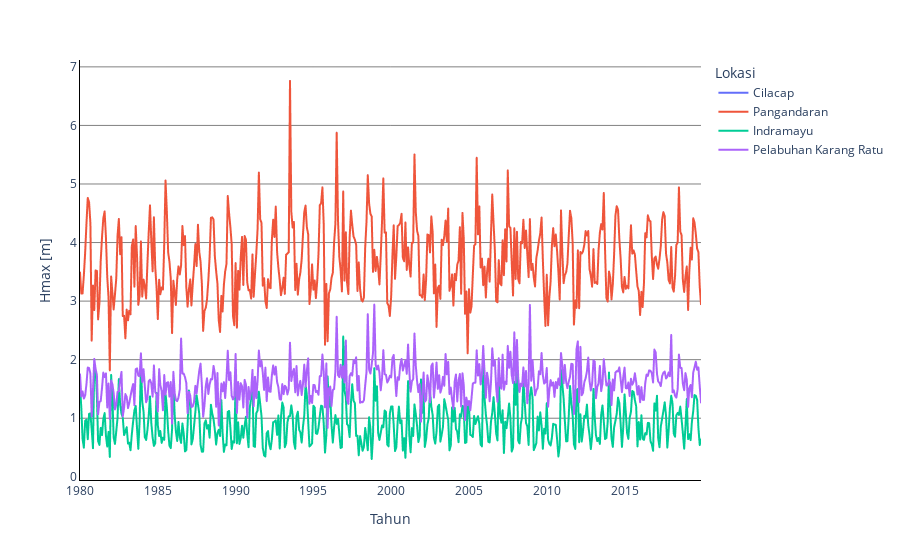

The notebook cell this image was saved under:
### Code cell
# Using plotly.express
import plotly.express as px

fig = px.line(df_list_data, labels={
    'value':'Hmax [m]',
    'index':'Tahun',
    'variable':'Lokasi'
})
fig.update_layout({
    'plot_bgcolor':'rgba(0,0,0,0)',
    'paper_bgcolor':'rgba(0,0,0,0)'
})
fig.update_xaxes(showline=True, linewidth=1, linecolor='black')
fig.update_yaxes(showline=True, linewidth=1, linecolor='black')
fig.update_yaxes(showgrid=True, gridwidth=0.5, gridcolor='black')
fig.show()

### Figure 1 — Plotly figure (JSON) as saved in the notebook; plotly's stock layout.template omitted (floating-point values rounded to 4 significant figures; data arrays with more than 128 entries replaced by an {"elided": "..."} marker saying what was removed)
{"data": [{"hovertemplate": "Lokasi=Cilacap<br>Tahun=%{x}<br>Hmax [m]=%{y}<extra></extra>", "legendgroup": "Cilacap", "line": {"color": "#636efa", "dash": "solid"}, "mode": "lines", "name": "Cilacap", "showlegend": true, "type": "scattergl", "x": {"elided": "480 str values"}, "xaxis": "x", "y": {"elided": "480 float values"}, "yaxis": "y"}, {"hovertemplate": "Lokasi=Pangandaran<br>Tahun=%{x}<br>Hmax [m]=%{y}<extra></extra>", "legendgroup": "Pangandaran", "line": {"color": "#EF553B", "dash": "solid"}, "mode": "lines", "name": "Pangandaran", "showlegend": true, "type": "scattergl", "x": {"elided": "480 str values"}, "xaxis": "x", "y": {"elided": "480 float values"}, "yaxis": "y"}, {"hovertemplate": "Lokasi=Indramayu<br>Tahun=%{x}<br>Hmax [m]=%{y}<extra></extra>", "legendgroup": "Indramayu", "line": {"color": "#00cc96", "dash": "solid"}, "mode": "lines", "name": "Indramayu", "showlegend": true, "type": "scattergl", "x": {"elided": "480 str values"}, "xaxis": "x", "y": {"elided": "480 float values"}, "yaxis": "y"}, {"hovertemplate": "Lokasi=Pelabuhan Karang Ratu<br>Tahun=%{x}<br>Hmax [m]=%{y}<extra></extra>", "legendgroup": "Pelabuhan Karang Ratu", "line": {"color": "#ab63fa", "dash": "solid"}, "mode": "lines", "name": "Pelabuhan Karang Ratu", "showlegend": true, "type": "scattergl", "x": {"elided": "480 str values"}, "xaxis": "x", "y": {"elided": "480 float values"}, "yaxis": "y"}], "layout": {"autosize": true, "legend": {"title": {"text": "Lokasi"}, "tracegroupgap": 0}, "margin": {"t": 60}, "paper_bgcolor": "rgba(0, 0, 0, 0)", "plot_bgcolor": "rgba(0, 0, 0, 0)", "xaxis": {"anchor": "y", "autorange": true, "domain": [0, 1], "linecolor": "black", "linewidth": 1, "range": ["1980-01-01", "2019-12-01"], "showline": true, "title": {"text": "Tahun"}, "type": "date"}, "yaxis": {"anchor": "x", "autorange": true, "domain": [0, 1], "gridcolor": "black", "gridwidth": 0.5, "linecolor": "black", "linewidth": 1, "range": [-0.05478, 7.117], "showgrid": true, "showline": true, "title": {"text": "Hmax [m]"}, "type": "linear"}}}
